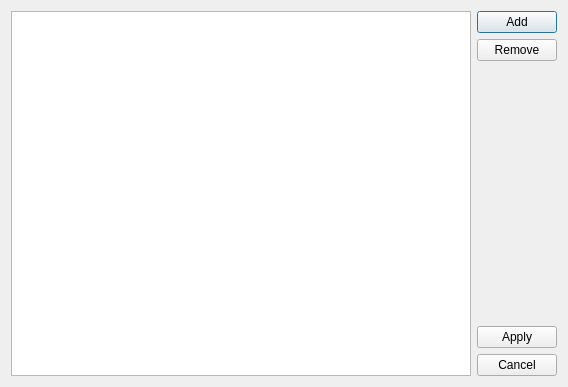
<?xml version="1.0" encoding="UTF-8"?>
<ui version="4.0">
 <class>MapListFieldEdit</class>
 <widget class="QDialog" name="MapListFieldEdit">
  <property name="geometry">
   <rect>
    <x>0</x>
    <y>0</y>
    <width>568</width>
    <height>387</height>
   </rect>
  </property>
  <property name="sizePolicy">
   <sizepolicy hsizetype="Preferred" vsizetype="Preferred">
    <horstretch>1</horstretch>
    <verstretch>1</verstretch>
   </sizepolicy>
  </property>
  <property name="windowTitle">
   <string>Edit List</string>
  </property>
  <property name="modal">
   <bool>true</bool>
  </property>
  <layout class="QHBoxLayout" name="horizontalLayout_2">
   <item>
    <layout class="QHBoxLayout" name="horizontalLayout">
     <property name="sizeConstraint">
      <enum>QLayout::SizeConstraint::SetMaximumSize</enum>
     </property>
     <item>
      <widget class="QListView" name="list"/>
     </item>
     <item>
      <layout class="QVBoxLayout" name="verticalLayout">
       <item>
        <widget class="QPushButton" name="add">
         <property name="text">
          <string>Add</string>
         </property>
        </widget>
       </item>
       <item>
        <widget class="QPushButton" name="remove">
         <property name="text">
          <string>Remove</string>
         </property>
        </widget>
       </item>
       <item>
        <spacer name="verticalSpacer">
         <property name="orientation">
          <enum>Qt::Orientation::Vertical</enum>
         </property>
         <property name="sizeHint" stdset="0">
          <size>
           <width>20</width>
           <height>40</height>
          </size>
         </property>
        </spacer>
       </item>
       <item>
        <widget class="QPushButton" name="apply">
         <property name="text">
          <string>Apply</string>
         </property>
        </widget>
       </item>
       <item>
        <widget class="QPushButton" name="cancel">
         <property name="text">
          <string>Cancel</string>
         </property>
        </widget>
       </item>
      </layout>
     </item>
    </layout>
   </item>
  </layout>
 </widget>
 <resources/>
 <connections/>
</ui>
